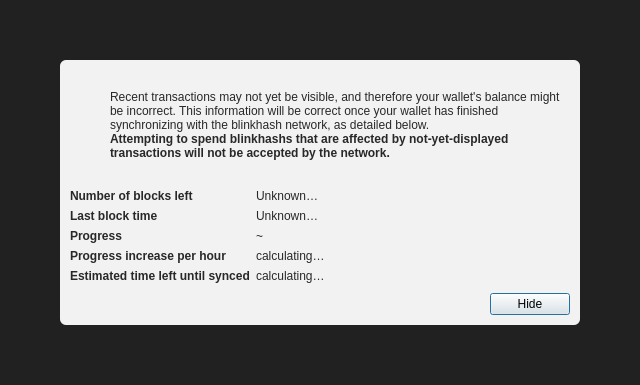
<?xml version="1.0" encoding="UTF-8"?>
<ui version="4.0">
 <class>ModalOverlay</class>
 <widget class="QWidget" name="ModalOverlay">
  <property name="geometry">
   <rect>
    <x>0</x>
    <y>0</y>
    <width>640</width>
    <height>385</height>
   </rect>
  </property>
  <property name="windowTitle">
   <string>Form</string>
  </property>
  <layout class="QVBoxLayout" name="verticalLayout" stretch="0">
   <property name="sizeConstraint">
    <enum>QLayout::SetDefaultConstraint</enum>
   </property>
   <property name="leftMargin">
    <number>0</number>
   </property>
   <property name="topMargin">
    <number>0</number>
   </property>
   <property name="rightMargin">
    <number>0</number>
   </property>
   <property name="bottomMargin">
    <number>0</number>
   </property>
   <item>
    <widget class="QWidget" name="bgWidget" native="true">
     <property name="styleSheet">
      <string notr="true">#bgWidget { background: rgba(0,0,0,220); }</string>
     </property>
     <layout class="QVBoxLayout" name="verticalLayoutMain" stretch="1">
      <property name="leftMargin">
       <number>60</number>
      </property>
      <property name="topMargin">
       <number>60</number>
      </property>
      <property name="rightMargin">
       <number>60</number>
      </property>
      <property name="bottomMargin">
       <number>60</number>
      </property>
      <item>
       <widget class="QWidget" name="contentWidget" native="true">
        <property name="styleSheet">
         <string notr="true">#contentWidget { background: rgba(255,255,255,240); border-radius: 6px; }

QLabel { color: rgb(40,40,40);  }</string>
        </property>
        <layout class="QVBoxLayout" name="verticalLayoutSub" stretch="1,0,0,0">
         <property name="spacing">
          <number>0</number>
         </property>
         <property name="leftMargin">
          <number>10</number>
         </property>
         <property name="topMargin">
          <number>10</number>
         </property>
         <property name="rightMargin">
          <number>10</number>
         </property>
         <property name="bottomMargin">
          <number>10</number>
         </property>
         <item>
          <layout class="QHBoxLayout" name="horizontalLayoutIconText" stretch="0,1">
           <property name="topMargin">
            <number>20</number>
           </property>
           <item>
            <layout class="QVBoxLayout" name="verticalLayoutIcon">
             <property name="leftMargin">
              <number>0</number>
             </property>
             <item>
              <widget class="QPushButton" name="warningIcon">
               <property name="enabled">
                <bool>false</bool>
               </property>
               <property name="text">
                <string/>
               </property>
               <property name="icon">
                <iconset>
                 <normaloff>:/icons/warning</normaloff>
                 <disabledoff>:/icons/warning</disabledoff>:/icons/warning</iconset>
               </property>
               <property name="iconSize">
                <size>
                 <width>48</width>
                 <height>48</height>
                </size>
               </property>
               <property name="flat">
                <bool>true</bool>
               </property>
              </widget>
             </item>
             <item>
              <spacer name="verticalSpacerWarningIcon">
               <property name="orientation">
                <enum>Qt::Vertical</enum>
               </property>
               <property name="sizeHint" stdset="0">
                <size>
                 <width>20</width>
                 <height>40</height>
                </size>
               </property>
              </spacer>
             </item>
            </layout>
           </item>
           <item>
            <layout class="QVBoxLayout" name="verticalLayoutInfoText">
             <property name="leftMargin">
              <number>0</number>
             </property>
             <property name="topMargin">
              <number>0</number>
             </property>
             <item>
              <widget class="QLabel" name="infoText">
               <property name="text">
                <string>Recent transactions may not yet be visible, and therefore your wallet's balance might be incorrect. This information will be correct once your wallet has finished synchronizing with the blinkhash network, as detailed below.</string>
               </property>
               <property name="textFormat">
                <enum>Qt::RichText</enum>
               </property>
               <property name="wordWrap">
                <bool>true</bool>
               </property>
              </widget>
             </item>
             <item>
              <widget class="QLabel" name="infoTextStrong">
               <property name="font">
                <font>
                 <weight>75</weight>
                 <bold>true</bold>
                </font>
               </property>
               <property name="text">
                <string>Attempting to spend blinkhashs that are affected by not-yet-displayed transactions will not be accepted by the network.</string>
               </property>
               <property name="textFormat">
                <enum>Qt::RichText</enum>
               </property>
               <property name="wordWrap">
                <bool>true</bool>
               </property>
              </widget>
             </item>
             <item>
              <spacer name="verticalSpacerInTextSpace">
               <property name="orientation">
                <enum>Qt::Vertical</enum>
               </property>
               <property name="sizeHint" stdset="0">
                <size>
                 <width>20</width>
                 <height>40</height>
                </size>
               </property>
              </spacer>
             </item>
            </layout>
           </item>
          </layout>
         </item>
         <item>
          <spacer name="verticalSpacerAfterText">
           <property name="orientation">
            <enum>Qt::Vertical</enum>
           </property>
           <property name="sizeHint" stdset="0">
            <size>
             <width>20</width>
             <height>40</height>
            </size>
           </property>
          </spacer>
         </item>
         <item>
          <layout class="QFormLayout" name="formLayout">
           <property name="fieldGrowthPolicy">
            <enum>QFormLayout::FieldsStayAtSizeHint</enum>
           </property>
           <property name="horizontalSpacing">
            <number>6</number>
           </property>
           <property name="verticalSpacing">
            <number>6</number>
           </property>
           <property name="topMargin">
            <number>10</number>
           </property>
           <item row="0" column="0">
            <widget class="QLabel" name="labelNumberOfBlocksLeft">
             <property name="font">
              <font>
               <weight>75</weight>
               <bold>true</bold>
              </font>
             </property>
             <property name="text">
              <string>Number of blocks left</string>
             </property>
            </widget>
           </item>
           <item row="0" column="1">
            <widget class="QLabel" name="numberOfBlocksLeft">
             <property name="text">
              <string>Unknown…</string>
             </property>
            </widget>
           </item>
           <item row="1" column="0">
            <widget class="QLabel" name="labelLastBlockTime">
             <property name="font">
              <font>
               <weight>75</weight>
               <bold>true</bold>
              </font>
             </property>
             <property name="text">
              <string>Last block time</string>
             </property>
            </widget>
           </item>
           <item row="1" column="1">
            <widget class="QLabel" name="newestBlockDate">
             <property name="sizePolicy">
              <sizepolicy hsizetype="Maximum" vsizetype="Preferred">
               <horstretch>0</horstretch>
               <verstretch>0</verstretch>
              </sizepolicy>
             </property>
             <property name="text">
              <string>Unknown…</string>
             </property>
            </widget>
           </item>
           <item row="2" column="0">
            <widget class="QLabel" name="labelSyncDone">
             <property name="font">
              <font>
               <weight>75</weight>
               <bold>true</bold>
              </font>
             </property>
             <property name="text">
              <string>Progress</string>
             </property>
            </widget>
           </item>
           <item row="2" column="1">
            <layout class="QHBoxLayout" name="horizontalLayoutSync" stretch="0,1">
             <item>
              <widget class="QLabel" name="percentageProgress">
               <property name="text">
                <string notr="true">~</string>
               </property>
              </widget>
             </item>
            </layout>
           </item>
           <item row="4" column="0">
            <widget class="QLabel" name="labelProgressIncrease">
             <property name="font">
              <font>
               <weight>75</weight>
               <bold>true</bold>
              </font>
             </property>
             <property name="text">
              <string>Progress increase per hour</string>
             </property>
            </widget>
           </item>
           <item row="4" column="1">
            <widget class="QLabel" name="progressIncreasePerH">
             <property name="text">
              <string>calculating…</string>
             </property>
            </widget>
           </item>
           <item row="5" column="0">
            <widget class="QLabel" name="labelEstimatedTimeLeft">
             <property name="font">
              <font>
               <weight>75</weight>
               <bold>true</bold>
              </font>
             </property>
             <property name="text">
              <string>Estimated time left until synced</string>
             </property>
            </widget>
           </item>
           <item row="5" column="1">
            <widget class="QLabel" name="expectedTimeLeft">
             <property name="text">
              <string>calculating…</string>
             </property>
            </widget>
           </item>
          </layout>
         </item>
         <item>
          <layout class="QHBoxLayout" name="horizontalLayoutButtons">
           <property name="leftMargin">
            <number>10</number>
           </property>
           <property name="topMargin">
            <number>10</number>
           </property>
           <item>
            <spacer name="horizontalSpacer">
             <property name="orientation">
              <enum>Qt::Horizontal</enum>
             </property>
             <property name="sizeHint" stdset="0">
              <size>
               <width>40</width>
               <height>20</height>
              </size>
             </property>
            </spacer>
           </item>
           <item>
            <widget class="QPushButton" name="closeButton">
             <property name="text">
              <string>Hide</string>
             </property>
             <property name="shortcut">
              <string>Esc</string>
             </property>
             <property name="focusPolicy">
              <enum>Qt::StrongFocus</enum>
             </property>
             <property name="default">
              <bool>true</bool>
             </property>
            </widget>
           </item>
          </layout>
         </item>
        </layout>
       </widget>
      </item>
     </layout>
    </widget>
   </item>
  </layout>
 </widget>
 <resources/>
 <connections/>
</ui>
